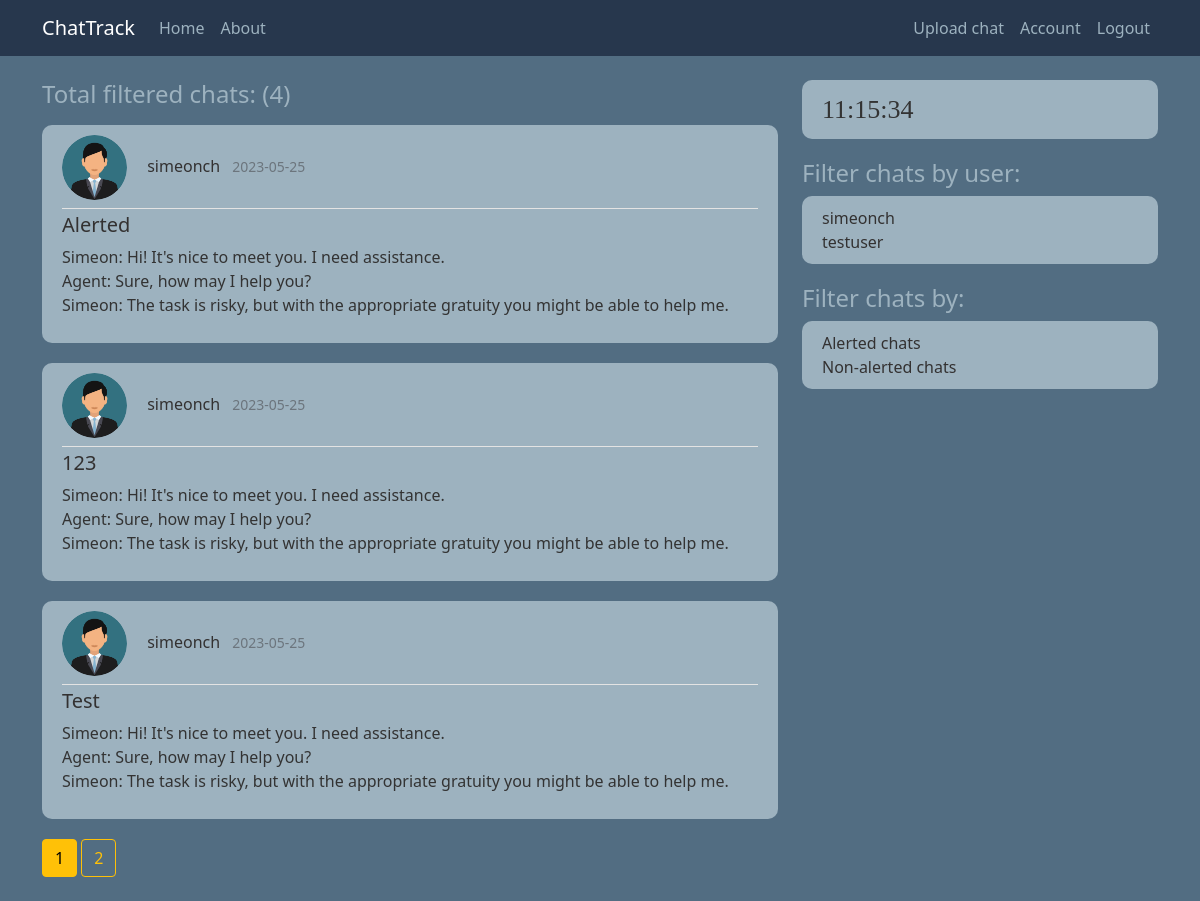
The app's page /alerted/true (signed in), older data.
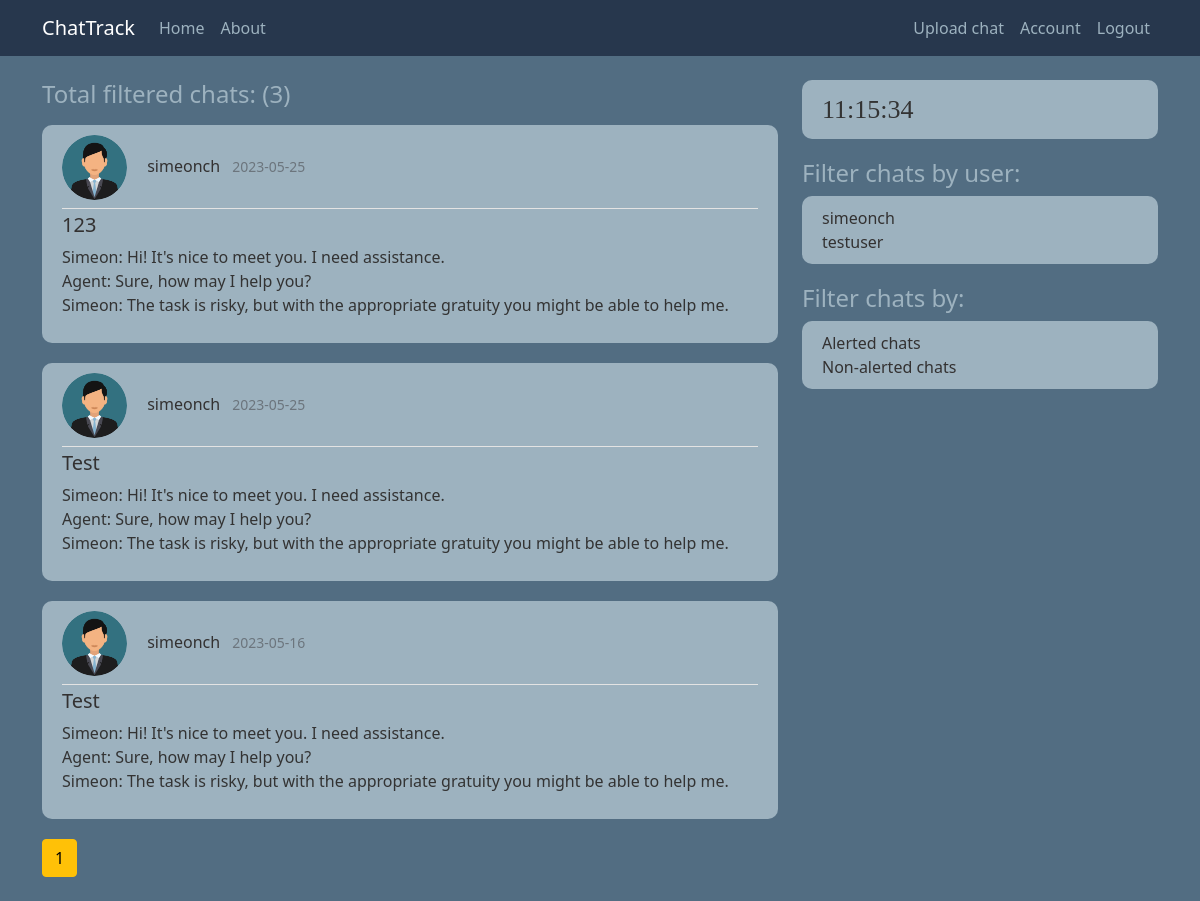
The same page, newer data.
### chattrack/models.py (models this page shows, shortened)
class Chat(db.Model):
    id = db.Column(db.Integer, primary_key=True)
    has_alerts = db.Column(db.Boolean, nullable=False, default=False)
    date_uploaded = db.Column(db.DateTime, nullable=False, default=datetime.utcnow)
    channel = db.Column(db.String(30), nullable=False)
    content = db.Column(db.Text, nullable=False)
    user_id = db.Column(db.Integer, db.ForeignKey('user.id'), nullable=False)

class User(db.Model, UserMixin):
    id = db.Column(db.Integer, primary_key=True)
    username = db.Column(db.String(20), unique=True, nullable=False)
    email = db.Column(db.String(50), unique=True, nullable=False)
    profile_pic = db.Column(db.String(20), nullable=False, default='default.jpg')
    password = db.Column(db.String(60), nullable=False)
    chats = db.relationship('Chat', backref='owner', lazy=True)

### chattrack/routes.py (the view)
@app.route("/alerted/<string:alerted>")
def alerted_chats(alerted):
    if alerted == 'true':
        has_alerts = True
    elif alerted == 'false':
        has_alerts = False
    page = request.args.get('page', 1, type=int)
    all_users = User.query.all()
    queried_chats = Chat.query.filter_by(has_alerts=has_alerts).order_by(Chat.date_uploaded.desc()).paginate(page=page, per_page=3)
    return render_template('alerted_chats.html', title="Home", chats=queried_chats, users=all_users, alerted=alerted)

### chattrack/models.py (called while the page is built)
@login_manager.user_loader # get an id to keep session of the user
def load_user(user_id):
    return User.query.get(int(user_id))

### chattrack/templates/alerted_chats.html
{% extends "init_template.html" %}
{% block content %}
<h4 class="mb-3"> Total filtered chats: ({{ chats.total }})</h4>
  {% if current_user.is_authenticated %}
      {% for chat in chats.items %}
        <article class="media content-section">
          <div class="media-body">
            <div class="article-metadata pb-2">
                <img class="rounded-circle article-img" src="{{ url_for('static', filename='profile_pictures/' + chat.owner.profile_pic) }}">
                <a class="username me-2" href="{{ url_for('user_chats', username=chat.owner.username) }}">{{ chat.owner.username }}</a>
                <small class="text-muted">{{ chat.date_uploaded.strftime('%Y-%m-%d') }}</small>
              </div>
              <h5><a class="article-title" href="{{ url_for('chat', chat_id=chat.id)}}">{{ chat.channel }}</a></h5>
              <p class="article-content">{{ chat.content }}</p>
            </div>
          </article>
      {% endfor %}
      {% for page_num in chats.iter_pages(left_edge=1, right_edge=1, left_current=1, right_current=2) %}
        {% if page_num %}
          {% if chats.page == page_num %}
            <a class="btn btn-warning mb-4" href="{{ url_for('alerted_chats', page=page_num, alerted=alerted) }}">{{ page_num }}</a>
          {% else %}
            <a class="btn btn-outline-warning mb-4" href="{{ url_for('alerted_chats', page=page_num, alerted=alerted) }}">{{ page_num }}</a>
          {% endif %}
        {% else %}
          ...
        {% endif %}
      {% endfor %}
  {% else %}
    <div class="alert alert-primary" role="alert">
      <div class="panel-heading">Please log in!</div>
    </div>
  {% endif %}
{% endblock content %}

### chattrack/templates/init_template.html (shortened to what this page needs)
<!DOCTYPE html>
<html>
    <head>
        <link href="https://cdn.jsdelivr.net/npm/bootstrap@5.0.2/dist/css/bootstrap.min.css" rel="stylesheet">
        <link rel="stylesheet" type="text/css" href="{{ url_for('static', filename='main.css') }}">
    </head>
    <body>
        <header class="site-header">
            <nav class="navbar navbar-expand-lg navbar-dark fixed-top">
              <div class="container">
                <a class="navbar-brand mr-4" href="/">ChatTrack</a>
                <div class="collapse navbar-collapse" id="navbarToggle">
                  <div class="navbar-nav me-auto">
                    <a class="nav-item nav-link" href="{{ url_for('home') }}">Home</a>
                    <a class="nav-item nav-link" href="{{ url_for('about') }}">About</a>
                  </div>
                  <div class="navbar-nav">
                    {% if current_user.is_authenticated %}
                    <a class="nav-item nav-link" href="{{ url_for('upload_chat') }}">Upload chat</a>
                    <a class="nav-item nav-link" href="{{ url_for('account') }}">Account</a>
                    <a class="nav-item nav-link" href="{{ url_for('logout') }}">Logout</a>
                    {% else %}
                      <a class="nav-item nav-link" href="{{ url_for('login') }}">Login</a>
                      <a class="nav-item nav-link" href="{{ url_for('register') }}">Register</a>
                    {% endif %}
                  </div>
                </div>
              </div>
            </nav>
          </header>
          <main role="main" class="container">
            <div class="row">
                <div class="col-md-8">
                  {% block content %}{% endblock %}
                </div>
              <div class="col-md-4">
                <div class="content-section">
                  <div id="clock">
                  </div>
              </div>
                {% if users and current_user.is_authenticated%}
                <h4>Filter chats by user:</h4>
                <div class="content-section">
                  {% for user in users %}
                    <a class="username me-2" href="{{ url_for('user_chats', username=user.username) }}">{{ user.username }}</a><br>
                  {% endfor %}
                </div>
              <h4>Filter chats by:</h4>
              <div class="content-section">
                  <a class="username me-2" href="{{ url_for('alerted_chats', alerted='true') }}">Alerted chats</a><br>
                  <a class="username me-2" href="{{ url_for('alerted_chats', alerted='false') }}">Non-alerted chats</a><br>
              </div>
              {% endif %}
            </div>
          </main>
    </body>
</html>

Row changes from the older to the newer data that the page shows:
no longer on this page (row edited): Chat: profile_pic (placeholder picture), owner.username "simeonch", date_uploaded "2023-05-25", channel "Alerted", content "Simeon: Hi! It's nice to meet you. I need assistance. Agent: Sure, how may I help you? Simeon: The task is risky, but with the appropriate gratuity you might be able to help me."
now on this page (row unchanged): Chat: profile_pic (placeholder picture), owner.username "simeonch", date_uploaded "2023-05-16", channel "Test", content "Simeon: Hi! It's nice to meet you. I need assistance. Agent: Sure, how may I help you? Simeon: The task is risky, but with the appropriate gratuity you might be able to help me."
Text that changed along with them:
{{ chats.total }}: "4" → "3"
list line gone: "2"
